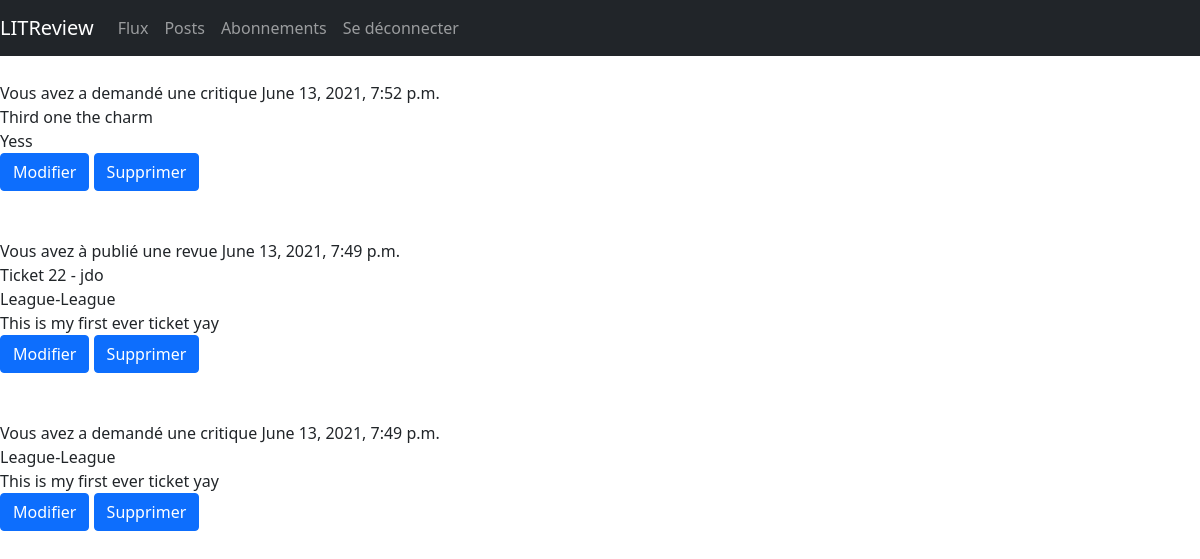
The page /posts (signed in) on the database its author committed.
### p9books/models.py (models this page shows)
class Ticket(models.Model):
    title = models.CharField(max_length=128)
    description = models.TextField(max_length=2048, blank=True)
    user = models.ForeignKey(to=settings.AUTH_USER_MODEL,
                             on_delete=models.CASCADE)
    image = models.ImageField(null=True, blank=True)
    time_created = models.DateTimeField(auto_now_add=True)

class Review(models.Model):
    ticket = models.ForeignKey(to=Ticket, on_delete=models.CASCADE)
    rating = models.PositiveSmallIntegerField(
        validators=[MinValueValidator(0), MaxValueValidator(5)])
    headline = models.CharField(max_length=128)
    body = models.CharField(max_length=8192, blank=True)
    user = models.ForeignKey(
        to=settings.AUTH_USER_MODEL, on_delete=models.CASCADE)
    time_created = models.DateTimeField(auto_now_add=True)

### p9books/views.py (the view)
# urls.py: path('posts', views.posts, name="posts"),
@login_required(login_url='login')
def posts(request):
    user = request.user
    tickets = Ticket.objects.filter(user=user.id)
    reviews = Review.objects.filter(user=user.id)
    combined = sorted(chain(tickets, reviews),
                      key=lambda instance: instance.time_created,
                      reverse=True)
    return render(request, 'posts.html', context={'objects': combined})

### p9books/templates/posts.html
{% extends "base.html" %}
{% block content %}
<div>
    {% for obj in objects %}
        {% if obj.title %}
            <span>
                Vous avez a demandé une critique {{obj.time_created}}<br>
                {{obj.title}}<br>
                {{obj.description}}<br>
                <a href="{% url 'edit-ticket' obj.id %}" class="btn btn-primary">Modifier</a>
                <a href="{% url 'delete-ticket' obj.id %}" class="btn btn-primary">Supprimer</a>
            </span><br><br><br>
        {% else %}
            <span>
                Vous avez à publié une revue {{obj.time_created}}<br>
                Ticket {{obj.ticket.id}} - {{obj.ticket.user}}<br>
                {{obj.ticket.title}}<br>
                {{obj.ticket.description}}<br>
                <a href="{% url 'edit-review' obj.id %}" class="btn btn-primary">Modifier</a>
                <a href="{% url 'delete-review' obj.id %}" class="btn btn-primary">Supprimer</a>
            </span><br><br><br>
        {% endif %}
    {% endfor %}
</div>
{% endblock %}

### rows shown on the page
Ticket: time_created "June 13, 2021, 7:52 p.m.", title "Third one the charm", description "Yess"
Review: time_created "June 13, 2021, 7:49 p.m.", ticket.id "22", ticket.user "jdo", ticket "League-League", ticket.description "This is my first ever ticket yay"
Ticket: time_created "June 13, 2021, 7:49 p.m.", title "League-League", description "This is my first ever ticket yay"
